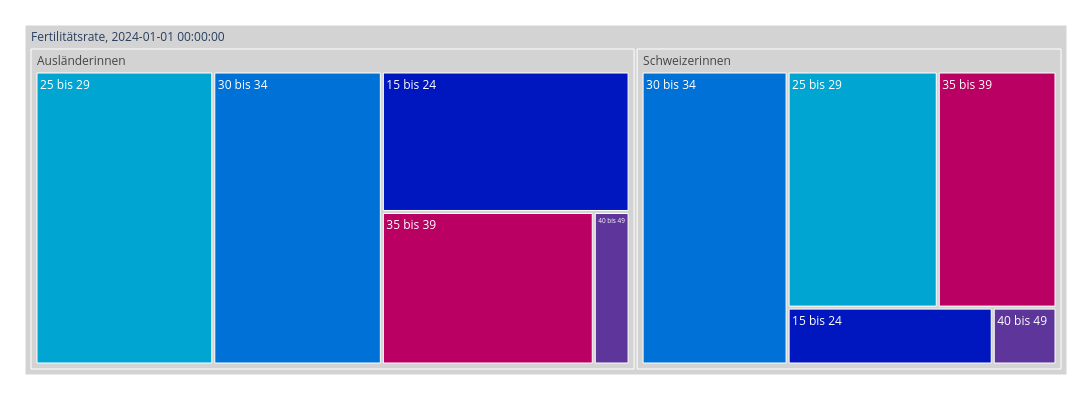

Source (notebook cell):
### Markdown cell above
##### Aufschlüssellung im aktuellsten Jahr

### Code cell
treeMap1 = mypy_dv.plot_px_treemap(
    data=data2betested.loc[data_min_date:data_max_date].reset_index()
    ,levels=['HerkunftMutterLang','AlterVMutterKlasseLang']
    ,values="Fertilitaetsrate_noDM"
    ,color="AlterVMutterKlasseLang"
    #, color_continuous_scale='Blues'
    ,color_discrete_map=farben_dict_zc
    ,height=400
    ,width=1100               
    #,margin_val_bottom=25
    ,myHeaderTitle="Fertilitätsrate, "+str(data2betested.index.max())
)
treeMap1

### Figure 1 — Plotly figure (JSON) as saved in the notebook; plotly's stock layout.template omitted (floating-point values rounded to 4 significant figures)
{"data": [{"branchvalues": "total", "customdata": [["15 bis 24"], ["40 bis 49"], ["(?)"], ["(?)"], ["25 bis 29"], ["25 bis 29"], ["(?)"], ["15 bis 24"], ["30 bis 34"], ["35 bis 39"], ["35 bis 39"], ["30 bis 34"], ["40 bis 49"]], "domain": {"x": [0, 1], "y": [0, 1]}, "hovertemplate": "%{label}<br><br>Anzahl:<br>%{value}<extra></extra>", "ids": ["Fertilitätsrate, 2024-01-01 00:00:00/Ausländerinnen/15 bis 24", "Fertilitätsrate, 2024-01-01 00:00:00/Schweizerinnen/40 bis 49", "Fertilitätsrate, 2024-01-01 00:00:00/Ausländerinnen", "Fertilitätsrate, 2024-01-01 00:00:00/Schweizerinnen", "Fertilitätsrate, 2024-01-01 00:00:00/Ausländerinnen/25 bis 29", "Fertilitätsrate, 2024-01-01 00:00:00/Schweizerinnen/25 bis 29", "Fertilitätsrate, 2024-01-01 00:00:00", "Fertilitätsrate, 2024-01-01 00:00:00/Schweizerinnen/15 bis 24", "Fertilitätsrate, 2024-01-01 00:00:00/Ausländerinnen/30 bis 34", "Fertilitätsrate, 2024-01-01 00:00:00/Ausländerinnen/35 bis 39", "Fertilitätsrate, 2024-01-01 00:00:00/Schweizerinnen/35 bis 39", "Fertilitätsrate, 2024-01-01 00:00:00/Schweizerinnen/30 bis 34", "Fertilitätsrate, 2024-01-01 00:00:00/Ausländerinnen/40 bis 49"], "labels": ["15 bis 24", "40 bis 49", "Ausländerinnen", "Schweizerinnen", "25 bis 29", "25 bis 29", "Fertilitätsrate, 2024-01-01 00:00:00", "15 bis 24", "30 bis 34", "35 bis 39", "35 bis 39", "30 bis 34", "40 bis 49"], "marker": {"colors": ["#0017BF", "#5E359A", "lightgrey", "lightgrey", "#00A5D2", "#00A5D2", "lightgrey", "#0017BF", "#0072D7", "#BA0062", "#BA0062", "#0072D7", "#5E359A"]}, "name": "", "parents": ["Fertilitätsrate, 2024-01-01 00:00:00/Ausländerinnen", "Fertilitätsrate, 2024-01-01 00:00:00/Schweizerinnen", "Fertilitätsrate, 2024-01-01 00:00:00", "Fertilitätsrate, 2024-01-01 00:00:00", "Fertilitätsrate, 2024-01-01 00:00:00/Ausländerinnen", "Fertilitätsrate, 2024-01-01 00:00:00/Schweizerinnen", "", "Fertilitätsrate, 2024-01-01 00:00:00/Schweizerinnen", "Fertilitätsrate, 2024-01-01 00:00:00/Ausländerinnen", "Fertilitätsrate, 2024-01-01 00:00:00/Ausländerinnen", "Fertilitätsrate, 2024-01-01 00:00:00/Schweizerinnen", "Fertilitätsrate, 2024-01-01 00:00:00/Schweizerinnen", "Fertilitätsrate, 2024-01-01 00:00:00/Ausländerinnen"], "root": {"color": "grey"}, "type": "treemap", "values": [3801, 399.6, 19010.0, 13390.0, 5690.0, 3906.0, 32404, 1286.0, 5394.0, 3530.0, 3088.0, 4713.0, 596.8]}], "layout": {"height": 400, "legend": {"tracegroupgap": 0}, "margin": {"b": 25, "l": 25, "r": 25, "t": 25}, "width": 1100}}
